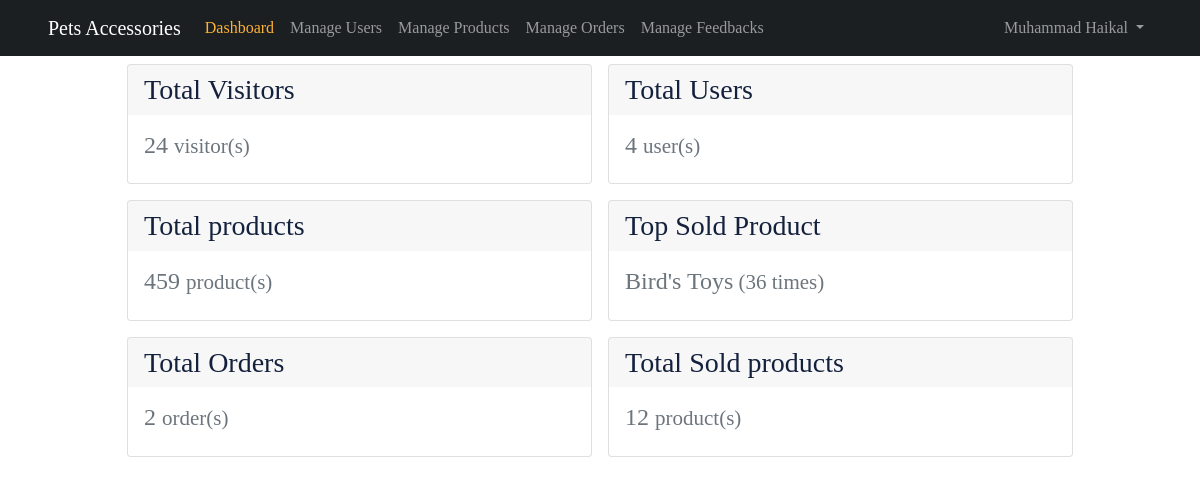
/petaccesories/dashboard (signed in), run on the app's committed database.
### tables this page shows
CREATE TABLE IF NOT EXISTS `user` (
  `id` int(11) NOT NULL AUTO_INCREMENT,
  `is_admin` tinyint(1) DEFAULT '0',
  `first_name` varchar(30) NOT NULL,
  `last_name` varchar(30) NOT NULL,
  `email` varchar(50) NOT NULL,
  `phone` varchar(20) NOT NULL,
  `password` varchar(50) NOT NULL,
  `created_at` timestamp NOT NULL DEFAULT CURRENT_TIMESTAMP,
  PRIMARY KEY (`id`),
  UNIQUE KEY `UNIQUE` (`email`) USING BTREE
);

CREATE TABLE IF NOT EXISTS `visitors` (
  `id` int(11) NOT NULL AUTO_INCREMENT,
  `number` int(11) NOT NULL,
  PRIMARY KEY (`id`)
);

CREATE TABLE IF NOT EXISTS `product` (
  `id` int(11) NOT NULL AUTO_INCREMENT,
  `brand_id` int(11) NOT NULL,
  `category_id` int(11) NOT NULL,
  `active` tinyint(1) NOT NULL DEFAULT '1',
  `sold` int(11) NOT NULL DEFAULT '0',
  `name` varchar(50) NOT NULL,
  `image` text NOT NULL,
  `description` text,
  `price` float NOT NULL,
  `quantity` int(11) NOT NULL,
  `created_at` timestamp NOT NULL DEFAULT CURRENT_TIMESTAMP,
  PRIMARY KEY (`id`),
  KEY `category_id` (`category_id`),
  KEY `brand_id` (`brand_id`)
);

### petaccesories/modules/Admin.php (called while the page is built, shortened)
<?php
class Admin extends User
{
  public static function check()
  {
    if (isset($_SESSION['admin_id'])) {
      return true;
    } else {
      return false;
    }
  }
  public static function getAdminFullName()
  {
    $admin = self::getAdmin()[0];
    return $admin['first_name'] . " " . $admin['last_name'];
  }
  public static function getAdmin()
  {
    return self::getQueryResults("SELECT * FROM `user` WHERE  `id` = {$_SESSION['admin_id']}");
  }
}

### petaccesories/modules/DB.php (called while the page is built, shortened)
<?php
class DB
{
  protected static $servername;
  protected static $username;
  protected static $password;
  protected static $dbname;
  protected static function connect()
  {
    self::$servername = "sql203.epizy.com";
    self::$username = "epiz_31973952";
    self::$password = "gGD7AG42bivGEj5";
    self::$dbname = "epiz_31973952_petaccessories";
    $conn = new mysqli(self::$servername, self::$username, self::$password, self::$dbname);
    return $conn;
  }
  protected static function getQueryResults($sql){
    $result = mysqli_query(self::connect(), $sql);
    return mysqli_fetch_all($result, MYSQLI_ASSOC);
  }
}

### petaccesories/modules/Visitor.php (called while the page is built, shortened)
<?php
class Visitor extends DB
{
  public static function getVisitorsNumber()
  {
    return self::getQueryResults("SELECT `number` FROM `visitors` WHERE `id` = 1")[0]['number'];
  }
}

### petaccesories/modules/User.php (called while the page is built, shortened)
<?php
class User extends DB
{
  public static function totalUsers()
  {
    return self::getQueryResults("SELECT count(id) as 'count' FROM `user`")[0]['count'];
  }
}

### petaccesories/modules/Product.php (called while the page is built, shortened)
<?php
class Product extends DB
{
  public static function getTopSold()
  {
    return self::getQueryResults("SELECT * FROM product ORDER BY `product`.`sold` DESC")[0];
  }
  public static function totalProducts()
  {
    return self::getQueryResults("SELECT sum(quantity) as 'sum' FROM `product`")[0]['sum'];
  }
  public static function totalSoldProducts()
  {
    return self::getQueryResults("SELECT sum(quantity) as 'sum' FROM `order_products`")[0]['sum'];
  }
}

### petaccesories/modules/Order.php (called while the page is built, shortened)
<?php
class Order extends DB
{
  public static function totalOrders()
  {
    return self::getQueryResults("SELECT count(id) as 'count' FROM `order`")[0]['count'];
  }
}

### petaccesories/dashboard.php (the view, shortened to what this page needs)
<?php
$topSoldProduct = Product::getTopSold();
?>
<!DOCTYPE html>
<html lang="en" dir="auto">
<?php include('./templates/head.php') ?>
<body>
    <?php include('./templates/adminNav.php') ?>
    <div class="container">
        <div class="row g-0 justify-content-center">
            <div class="card m-2 col-md-5">
                <h3 class="card-header border-0">Total Visitors</h3>
                <h4 class="card-body text-muted"><?= Visitor::getVisitorsNumber(); ?> <small>visitor(s)</small></h4>
            </div>
            <div class="card m-2 col-md-5">
                <h3 class="card-header border-0">Total Users</h3>
                <h4 class="card-body text-muted"><?= User::totalUsers(); ?> <small>user(s)</small></h4>
            </div>
            <div class="card m-2 col-md-5">
                <h3 class="card-header border-0">Total products</h3>
                <h4 class="card-body text-muted"><?= Product::totalProducts(); ?> <small>product(s)</small></h4>
            </div>
            <div class="card m-2 col-md-5">
                <h3 class="card-header border-0">Top Sold Product</h3>
                <h4 class="card-body text-muted"><?= $topSoldProduct['name'] . "<small> (" . $topSoldProduct['id'] . " times)</small> " ?></h4>
            </div>
            <div class="card m-2 col-md-5">
                <h3 class="card-header border-0">Total Orders</h3>
                <h4 class="card-body text-muted"><?= Order::totalOrders(); ?> <small>order(s)</small></h4>
            </div>
            <div class="card m-2 col-md-5">
                <h3 class="card-header border-0">Total Sold products</h3>
                <h4 class="card-body text-muted"><?= Product::totalSoldProducts(); ?> <small>product(s)</small></h4>
            </div>
        </div>
    </div>
</body>
</html>

### petaccesories/templates/adminNav.php (shortened to what this page needs)
<?php
    $currentPage = basename($_SERVER['PHP_SELF']);
?>
<nav class="navbar navbar-expand-md navbar-dark bg-dark sticky-top">
        <div class="container-fluid pe-md-5 ps-md-5">
            <a class="navbar-brand" href="index.php">
                Pets Accessories
            </a>
            <div class="collapse navbar-collapse" id="navbarNavDropdown">
                <ul class="navbar-nav">
                    <li class="nav-item">
                        <a class="nav-link <?php if ($currentPage == 'dashboard.php') {echo "active";}?>" href="./dashboard.php">Dashboard</a>
                    </li>
                    <li class="nav-item">
                        <a class="nav-link <?php if ($currentPage == 'manageUsers.php') {echo "active";}?>" href="./manageUsers.php">Manage Users</a>
                    </li>
                    <li class="nav-item">
                        <a class="nav-link <?php if ($currentPage == 'manageProducts.php') {echo "active";}?>" href="./manageProducts.php">Manage Products</a>
                    </li>
                    <li class="nav-item">
                        <a class="nav-link <?php if ($currentPage == 'manageOrders.php') {echo "active";}?>" href="./manageOrders.php">Manage Orders</a>
                    </li>
                    <li class="nav-item">
                        <a class="nav-link <?php if ($currentPage == 'manageFeedbacks.php') {echo "active";}?>" href="./manageFeedbacks.php">Manage Feedbacks</a>
                    </li>
                </ul>
                <?php if (Admin::check()) : ?>
                    <ul class="navbar-nav ms-auto">
                        <li class="nav-item dropdown">
                            <a class="nav-link dropdown-toggle" href="#" role="button" data-bs-toggle="dropdown" aria-expanded="false">
                                <?php echo Admin::getAdminFullName() ?>
                            </a>
                        </li>
                    </ul>
                <?php endif; ?>
            </div>
        </div>
    </nav>

### data on the page
user: Admin::getAdminFullName() "Muhammad Haikal"
visitors: number "24"
product: name "Bird's Toys", id "36"

### other printed values
User::totalUsers() "4"
Product::totalProducts() "459"
Order::totalOrders() "2"
Product::totalSoldProducts() "12"
